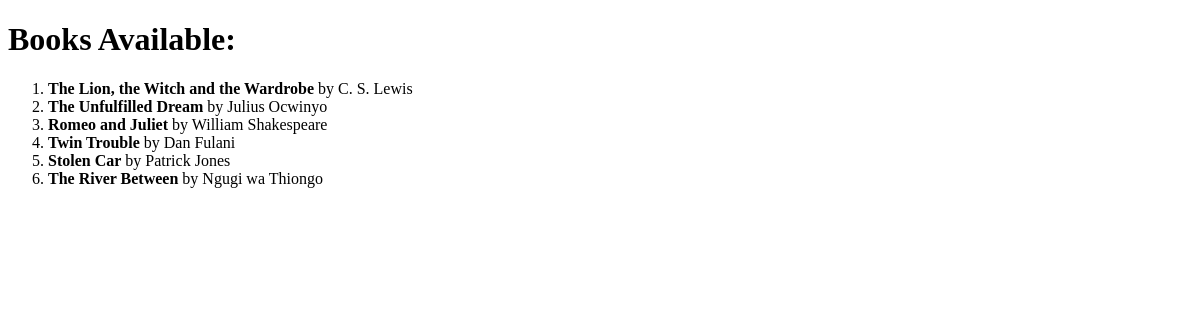
The page /books/ on the database as committed earlier.
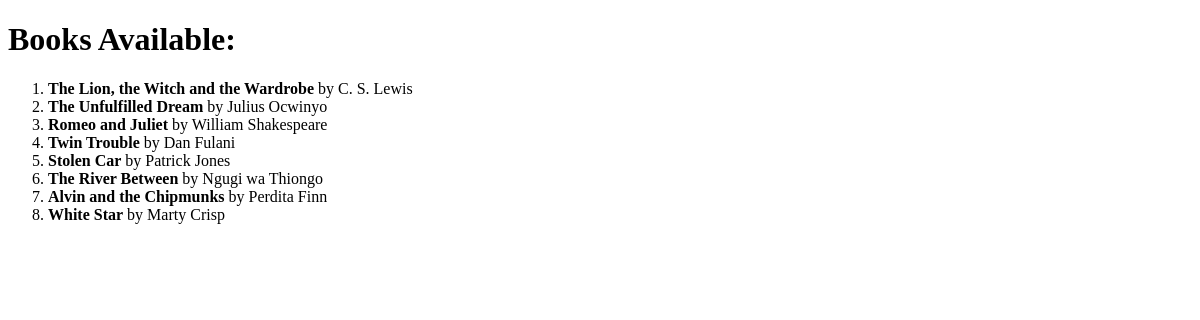
The same page on the database as committed later.
### relationship_app/models.py (models this page shows, shortened)
class Book(models.Model):
  title = models.CharField(max_length = 50)
  author = models.ForeignKey(Author, on_delete = models.CASCADE, related_name = "books")
  class Meta:
    permissions = [
      ("can_add_book", "can add a new book"),
      ("can_change_book", "can edit the existing book"),
      ("can_delete_book", "can delete any book")
    ]

class Author(models.Model):
  name = models.CharField(max_length = 50)

### relationship_app/views.py (the view)
# urls.py: path("books/", list_books, name ='list_books'),
def list_books(request):
  books = Book.objects.all()
  context = {'books' : books}
  return render(request, 'relationship_app/list_books.html', context)

### relationship_app/templates/relationship_app/list_books.html (shortened to what this page needs)
<!DOCTYPE html>
<html lang="en">
<head>
</head>
<body>
    <h1>Books Available:</h1>
    <ol>
        {% for book in books %}
        <li><b>{{i}}{{ book.title }}</b> by {{ book.author.name }}</li>
        {% endfor %}
    </ol>
</body>
</html>

Rows that differ between the two databases and show on the page:
added Book: title "Alvin and the Chipmunks", author.name "Perdita Finn"
added Book: title "White Star", author.name "Marty Crisp"
